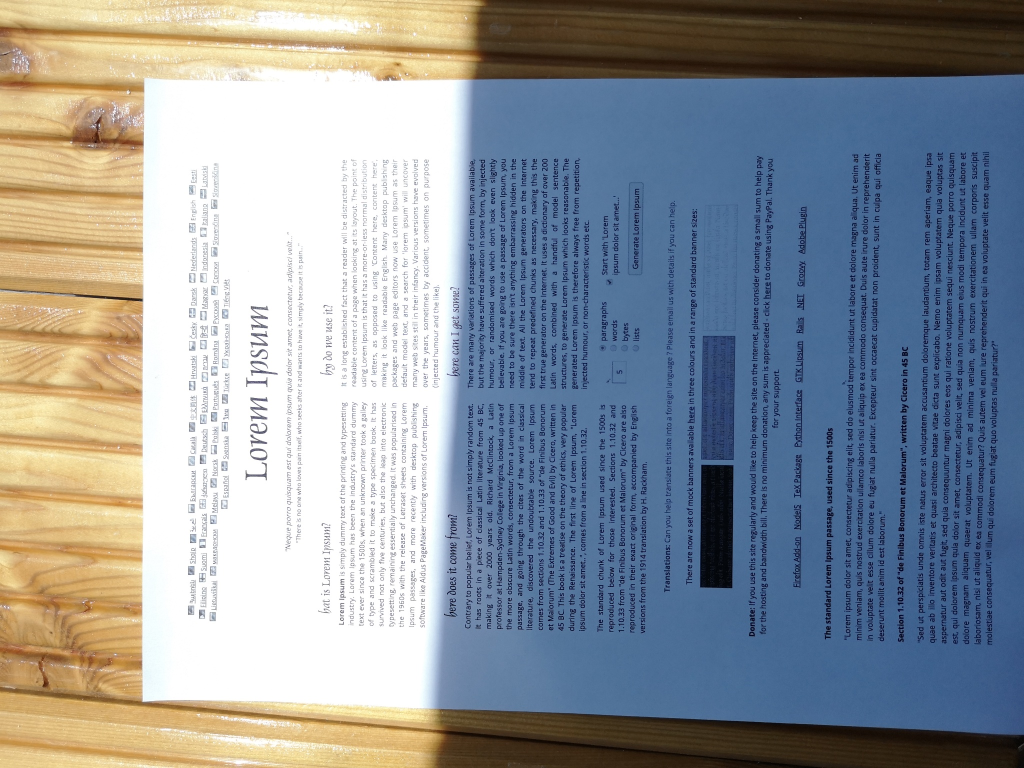
#> input picture dataset/sharp/103_HUAWEI-P20_S.jpg, 2048 x 1536 px (shown at 1/2 size)
$ python -i blur_detection_app.py   (imports and definitions only)   (older library calls are emulated)
#> lines starting #> are read from the running program, lines starting #| are printed output that depends on the picture
import cv2
import numpy as np
import tkinter as tk
from tkinter import filedialog, ttk
from PIL import Image, ImageTk
import joblib
import os

# [33 lines left out: functions detect_blur_laplacian, detect_blur_fft, not called in this run]

def detect_blur_ml(image_path):
#> called with image_path = 'dataset/sharp/103_HUAWEI-P20_S.jpg'
    if not os.path.exists('model.pkl'):
        return "Model not found. Train the model first."
    try:
        model = joblib.load('model.pkl')
#> (reads model.pkl from the repository)
        pil_image = Image.open(image_path)
#> pil_image is the input picture: PIL image 2048x1536 RGB; mean R, G, B 142.4, 149.2, 156
        image = cv2.cvtColor(np.array(pil_image), cv2.COLOR_RGB2BGR)
    except Exception as e:
        return f"Error loading image: {str(e)}"
    gray = cv2.cvtColor(image, cv2.COLOR_BGR2GRAY)
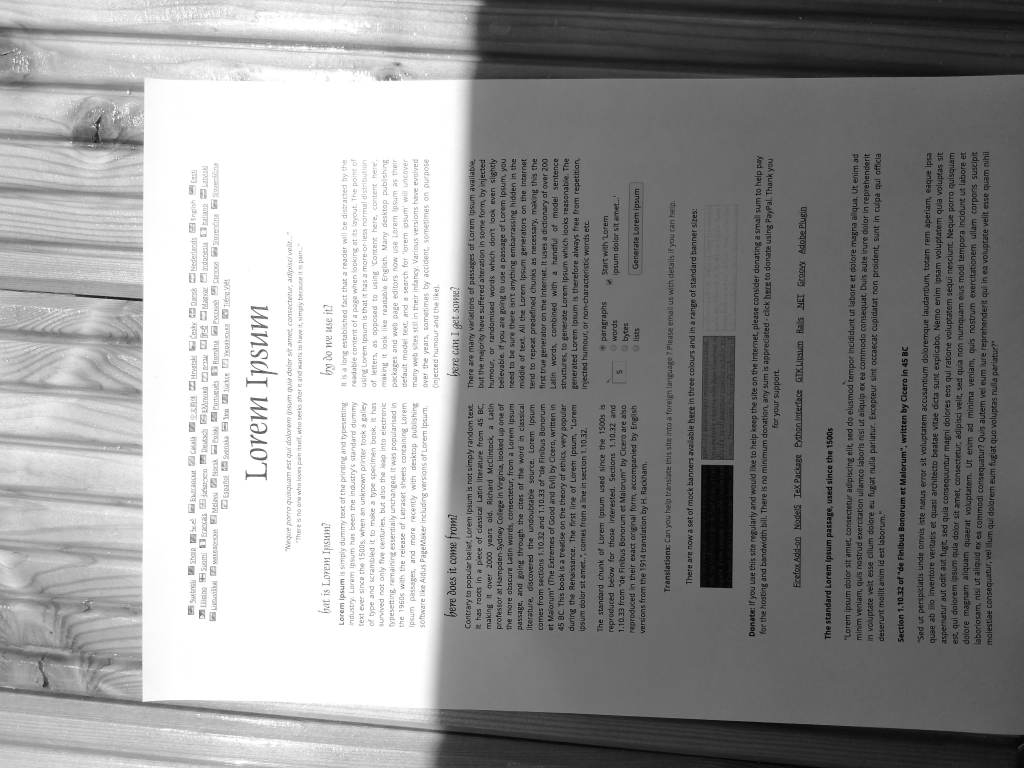
#> gray: shape (1536, 2048) (shown at 1/2 size); min 1, max 255, mean 147.9
    laplacian = cv2.Laplacian(gray, cv2.CV_64F)
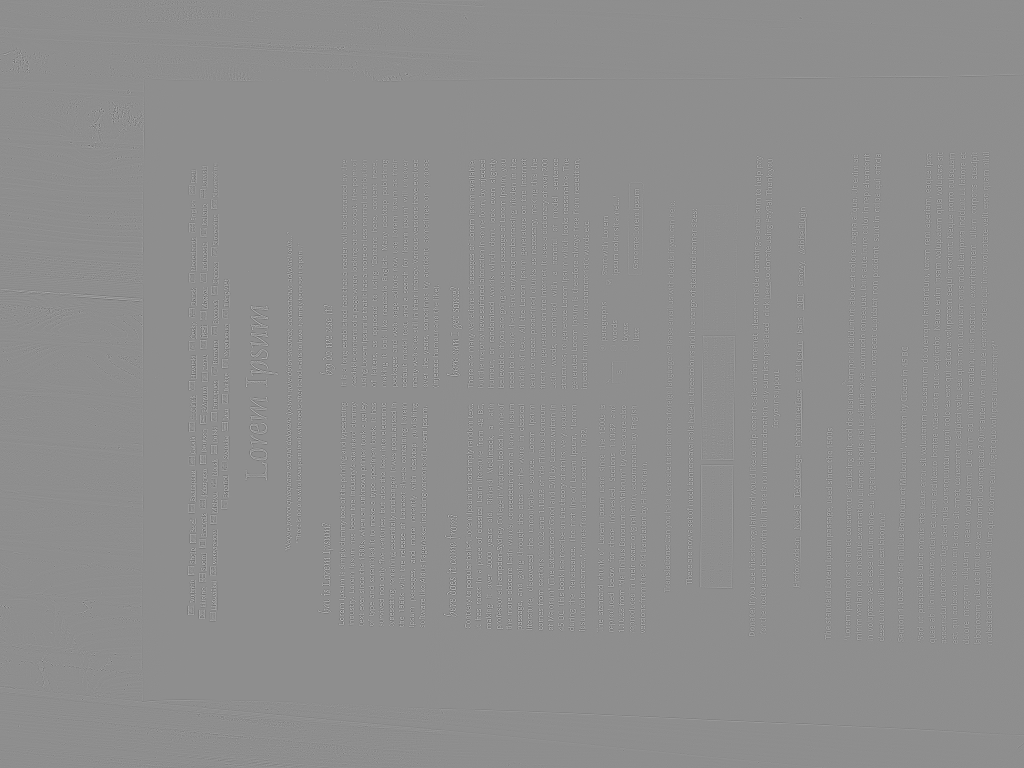
#> laplacian: shape (1536, 2048) float64 (shown at 1/2 size); min -489, max 387, mean 0; drawn with min black and max white
    lap_var = laplacian.var()
#> lap_var = 1296.7
    f = np.fft.fft2(gray)
    fshift = np.fft.fftshift(f)
    magnitude_spectrum = 20 * np.log(np.abs(fshift) + 1)
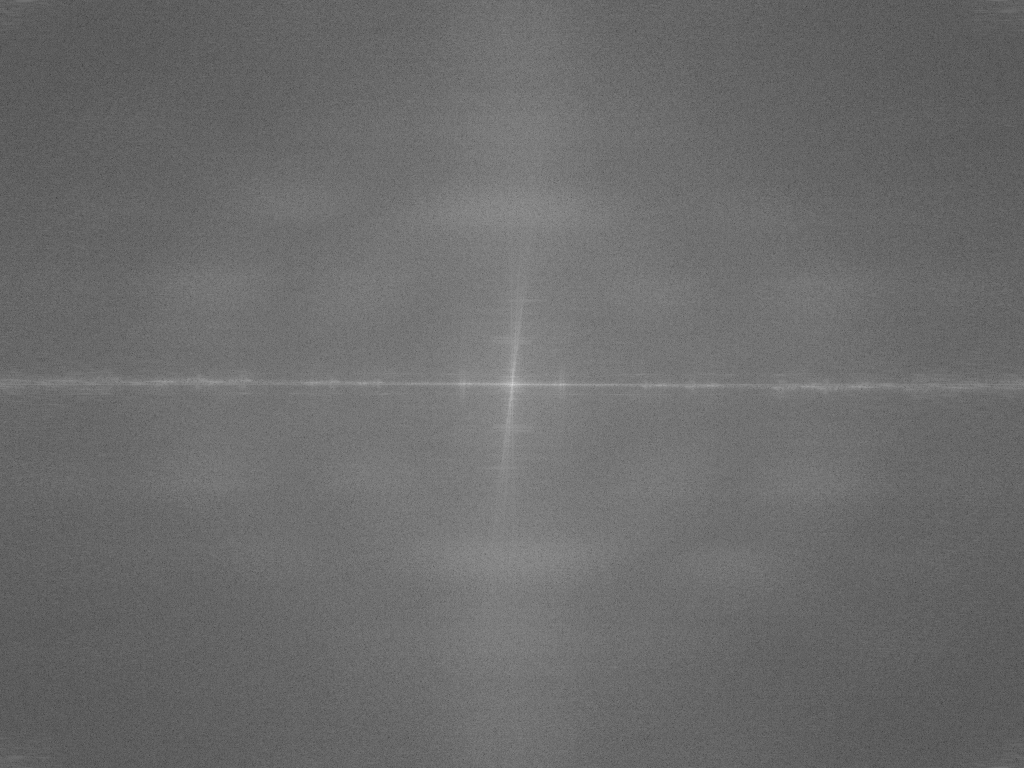
#> magnitude_spectrum: shape (1536, 2048) float64 (shown at 1/2 size); min 34.13, max 399.2, mean 188.5; drawn with min black and max white
    rows, cols = gray.shape
#> rows = 1536; cols = 2048
    crow, ccol = rows // 2, cols // 2
#> crow = 768; ccol = 1024
    low_freq = magnitude_spectrum[crow - 10:crow + 10, ccol - 10:ccol + 10].mean()
#> low_freq = 281.3
    high_freq = magnitude_spectrum.mean()
#> high_freq = 188.5
    fft_ratio = low_freq / high_freq if high_freq != 0 else 0
#> fft_ratio = 1.49
    features = np.array([[lap_var, fft_ratio]])
#> features = [[1296.7, 1.49]]
    prediction = model.predict(features)[0]
#> prediction = 0
    labels = ['Sharp', 'Defocused Blurred', 'Motion Blurred']
    return f"{labels[prediction]} (ML Prediction)"

class BlurDetectionApp:
    # [49 lines left out: functions __init__, select_image, not called in this run]

# [4 lines not run here, left out]

>>> result = detect_blur_ml('dataset/sharp/103_HUAWEI-P20_S.jpg')
#> result = 'Sharp (ML Prediction)'
